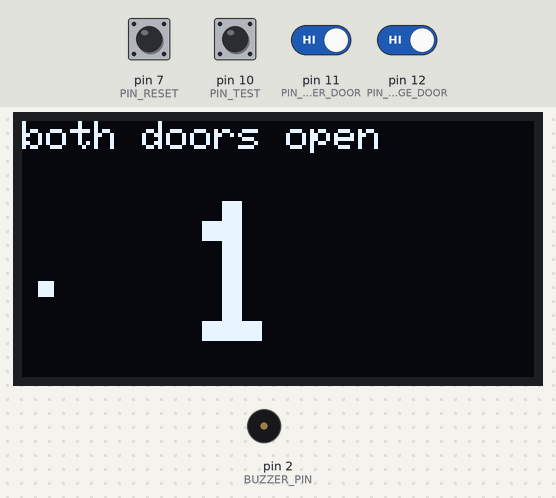
This program was run on a simulated Arduino Uno, built with avr-gcc and run on an emulated ATmega328P. Parts: 128×64 one-colour display, buzzer (waves = sounding). Inputs (shaded band) come from the test bench; at power-on: pin 7 (PIN_RESET), pin 10 (PIN_TEST), pin 11 (PIN_FREEZER_DOOR), pin 12 (PIN_FRIDGE_DOOR) HIGH. The display library's start-up logo is not drawn; EEPROM starts erased; what the program prints to the serial monitor is not drawn.

Above: at 3.5 s.
3.6 s: pin 11 (PIN_FREEZER_DOOR) driven LOW
At 4.5 s:
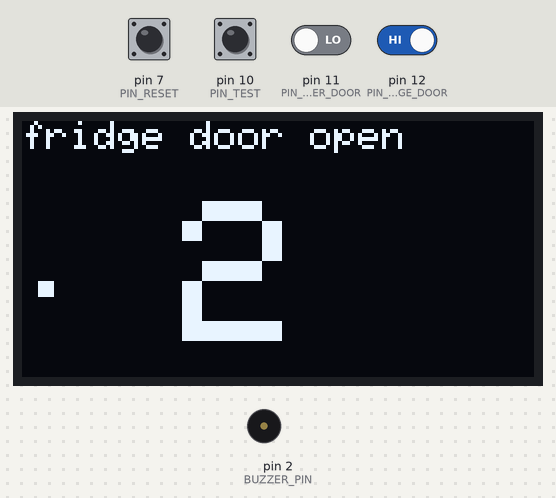
6.6 s: pin 12 (PIN_FRIDGE_DOOR) driven LOW
At 8.3 s:
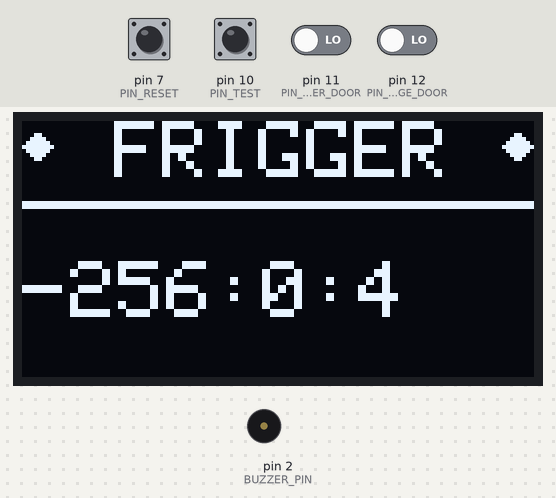
8.6 s: pin 11 (PIN_FREEZER_DOOR) driven HIGH
At 11.3 s:
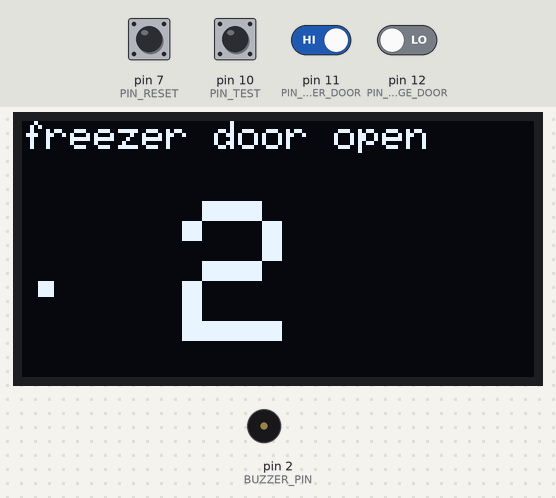
11.6 s: pin 7 (PIN_RESET) pulled LOW for 1 s
At 12.4 s:
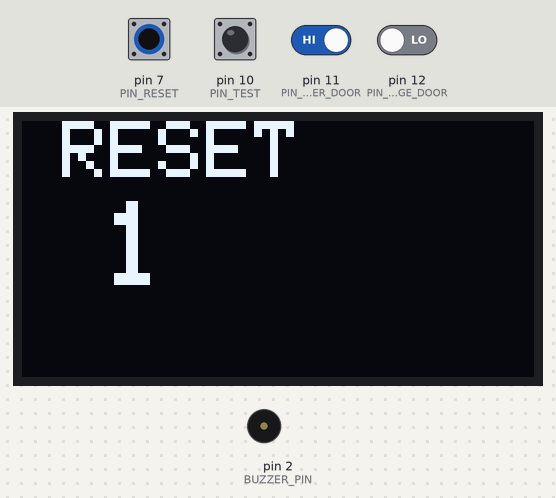
14.4 s: pin 10 (PIN_TEST) pulled LOW for 1 s
16.9 s: pin 12 (PIN_FRIDGE_DOOR) driven HIGH
At 25.2 s:
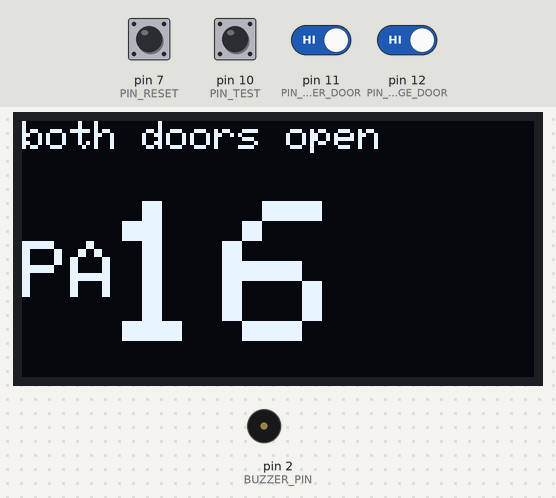
Timing chart, 0 to 26.9 s (numbered marks = the images above; inputs shaded):
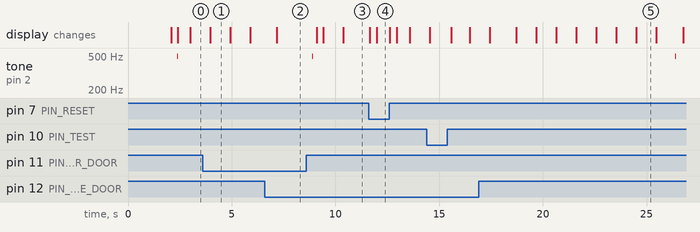

Measured:
- after the input at 3.6 s, the display: changes after 0.36 s (image 1)
- after the input at 6.6 s, the display: changes after 0.57 s (image 2)
- after the input at 8.6 s, tone on pin 2 (BUZZER_PIN): silent → 496 Hz after 0.29 s, → silent 0.04 s later; the display: first changes after 0.49 s (image 3 shows a later state)
- after the input at 11.6 s, the display: first differs from a run without the input after 0.38 s (image 4)
- after the input at 16.9 s, the display: first changes after 0.54 s (image 5 shows a later state)
- what the display in image 1 shows lasts 0.9 s, from 4.0 s to 4.9 s

The program:

main.cpp
```cpp
// (licence header left out)
#include <Arduino.h>
#include <arduino-timer.h>

#include "display.h"
#include "buzzer.h"
#include "controller.h"

Timer<10, millis> system_timer;

void setup() {
  Serial.begin(9600);
  Serial.println("starting...");
  fg_init_display();
  fg_init_buzzer();
  fg_init_controller();
  system_timer.every(500, fg_controller_callback);
  system_timer.every(321, fg_refresh_screen);
  system_timer.every(2000, fg_alarm_timer);
}

void loop() {
  system_timer.tick();
}
```

buzzer.h
```cpp
// (licence header left out)
#ifndef BUZZER_H
#define BUZZER_H

#include <Arduino.h>

#define BUZZER_PIN 2

void buzzer_1_beep()
{
  digitalWrite(BUZZER_PIN, HIGH);
  delay(30);
  digitalWrite(BUZZER_PIN, LOW);
  delay(30);
}

void buzzer_short_beep()
{
  digitalWrite(BUZZER_PIN, HIGH);
  delay(1);
  digitalWrite(BUZZER_PIN, LOW);
  delay(1);
}

void buzzer_short_beeps(int times)
{
  for (int i = 0; i < times; i++)
    buzzer_short_beep();
}

void buzzer_beep(int times)
{
  for (int i = 0; i < times; i++)
    buzzer_1_beep();
}

void fg_init_buzzer() {
    pinMode(BUZZER_PIN, OUTPUT);
    buzzer_beep(4);
}

#endif
```

controller.h
```cpp
// (licence header left out)
#ifndef CONTROLLER_H
#define CONTROLLER_H

#include <Arduino.h>
#include "rom.h"
#include "buzzer.h"

#define PIN_FRIDGE_DOOR 12
#define PIN_FREEZER_DOOR 11
#define PIN_TEST 10
#define PIN_RESET 7
#define RESET_TIME 10
#define ADDR_SECONDS 0
#define ADDR_MINUTES 1
#define ADDR_HOURS 2
#define ADDR_HOURS_MULTIPLIER 3
// Main alarm trigger
#define MAX_OPEN_TIME 90 // 45 seconds
// no sound period
#define QUIET_TIME 30 // 15 seconds
// quiet alarm trigger
#define QUIET_ALARM_TIME 60 // 30 seconds
// turn off main alarm
#define MAX_ALARM_TIME 140 // 70 seconds

bool fridge_door_open = false;
bool freezer_door_open = false;
bool is_in_testing = false;
bool is_in_reset = false;
bool reset_performed = false;
bool pre_alarm_active = false;
bool loud_alarm_active = false;
uint8_t reset_button_time = 0;
uint8_t total_open_hours = 0;
uint8_t total_open_minutes = 0;
uint8_t total_open_seconds = 0;
uint8_t total_open_hours_multiplier = 1;
uint16_t current_open_time = 0;

void fg_load_counters()
{
    total_open_hours = rom_read(ADDR_HOURS);
    total_open_minutes = rom_read(ADDR_MINUTES);
    total_open_seconds = rom_read(ADDR_SECONDS);
    total_open_hours_multiplier = rom_read(ADDR_HOURS_MULTIPLIER);
}

void fg_reset_counters()
{
    rom_store(ADDR_HOURS, 0);
    rom_store(ADDR_MINUTES, 0);
    rom_store(ADDR_SECONDS, 0);
    rom_store(ADDR_HOURS_MULTIPLIER, 0);
    total_open_hours_multiplier = 0;
    total_open_hours = 0;
    total_open_minutes = 0;
    total_open_seconds = 0;
}

void fg_init_controller() {
    pinMode(PIN_FRIDGE_DOOR, INPUT_PULLUP);
    pinMode(PIN_FREEZER_DOOR, INPUT_PULLUP);
    pinMode(PIN_TEST, INPUT_PULLUP);
    pinMode(PIN_RESET, INPUT_PULLUP);
    fg_load_counters();
}

uint16_t fg_get_open_hours()
{
    return total_open_hours + (256 * total_open_hours_multiplier);
}

/**
 * Invoked every 500ms
 */
bool fg_controller_callback(void *) {
    is_in_reset = digitalRead(PIN_RESET) == LOW;
    fridge_door_open = digitalRead(PIN_FRIDGE_DOOR) == HIGH;
    freezer_door_open = digitalRead(PIN_FREEZER_DOOR) == HIGH;
    is_in_testing = digitalRead(PIN_TEST) == LOW;
    if (is_in_reset) {
        reset_button_time++;
        if (reset_button_time > RESET_TIME) {
            fg_reset_counters();
            reset_performed = true;
            buzzer_beep(7);
        }
    } else {
        reset_button_time = 0;
        reset_performed = false;
    }

    if (!fridge_door_open && !freezer_door_open) {
        if (current_open_time > 0) {
            Serial.println("CLOSE");
            buzzer_short_beeps(3);
        }
        pre_alarm_active = false;
        loud_alarm_active = false;
        current_open_time = 0;
        return true;
    }

    if (current_open_time < 1) {
        buzzer_short_beeps(5);
        Serial.println("OPEN");
    }
    if (current_open_time > QUIET_TIME) {
        pre_alarm_active = true;
    }
    total_open_seconds++;
    current_open_time++;
    if (total_open_seconds > 120) {
        total_open_seconds = 0;
        total_open_minutes++;
    }
    if (total_open_minutes > 59) {
        total_open_hours++;
        total_open_minutes = 0;
    }
    rom_store(ADDR_HOURS, total_open_hours);
    rom_store(ADDR_MINUTES, total_open_minutes);
    rom_store(ADDR_SECONDS, total_open_seconds);

    if (current_open_time > MAX_OPEN_TIME && current_open_time < MAX_ALARM_TIME) {
        loud_alarm_active = true;
    }

    return true;
}

bool fg_alarm_timer(void*)
{
    if (loud_alarm_active) {
        buzzer_short_beeps(25);
        buzzer_beep(1);
    }
    if (pre_alarm_active) {
        buzzer_short_beeps(5);
    }
    return true;
}

#endif
```

display.h
```cpp
// (licence header left out)
#ifndef DISPLAY_H
#define DISPLAY_H

#include <SPI.h>
#include <Wire.h>
#include <Adafruit_GFX.h>
#include <Adafruit_SSD1306.h>
#include "flash.h"
#include "controller.h"
#include "buzzer.h"

#define SCREEN_WIDTH 128
#define SCREEN_HEIGHT 64
#define OLED_RESET_PIN 4
#define SCREEN_ADDRESS 0x3C

const char f_frigger[] PROGMEM = "FRIGGER";
const char f_fridge_door_open[] PROGMEM = "fridge door open";
const char f_freezer_door_open[] PROGMEM = "freezer door open";
const char f_both_door_open[] PROGMEM = "both doors open";
const char f_done[] PROGMEM = "DONE";
const unsigned char PROGMEM bmp_dot[] = {
    0b00011000,
    0b00111100,
    0b01111110,
    0b11111111,
    0b01111110,
    0b00111100,
    0b00011000
};

Adafruit_SSD1306 display(SCREEN_WIDTH, SCREEN_HEIGHT, &Wire, OLED_RESET_PIN);

void fg_init_display() {
  if(!display.begin(SSD1306_SWITCHCAPVCC, SCREEN_ADDRESS)) {
    Serial.println(F("SSD1306 allocation failed"));
    for(;;);
  }
  display.display();
  delay(2000);
  display.clearDisplay();
  display.drawPixel(10, 10, SSD1306_WHITE);
  display.display();
}

void print_home_screen()
{
  display.clearDisplay();
  display.setTextSize(2);
  display.setTextColor(SSD1306_WHITE);
  display.setCursor(23, 0);
  display.setTextColor(SSD1306_WHITE);
  display.println(flash_get(f_frigger));
  display.drawLine(0, 20, 128, 20, SSD1306_WHITE);
  display.drawLine(0, 21, 128, 21, SSD1306_WHITE);
  display.drawBitmap(0, 3, bmp_dot, 8, 7, SSD1306_WHITE);
  display.drawBitmap(120, 3, bmp_dot, 8, 7, SSD1306_WHITE);
}

void print_to_screen(int x, int y, char *text)
{
  display.setTextSize(1);
  display.setTextColor(SSD1306_WHITE);
  display.setCursor(x, y);
  display.print(text);
}

void print_to_screen_size(int x, int y, int size, char *text)
{
  display.setTextSize(size);
  display.setTextColor(SSD1306_WHITE);
  display.setCursor(x, y);
  display.print(text);
}

void print_reset_screen()
{
    char buf[30];
    if (reset_performed) {
        sprintf(buf, "%s", flash_get(f_done));
        print_to_screen_size(10, 0, 2, buf);
        return;
    }
    sprintf(buf, "%s", "RESET");
    print_to_screen_size(10, 0, 2, buf);
    sprintf(buf, "%d", reset_button_time);
    print_to_screen_size(20, 20, 3, buf);

}

bool fg_refresh_screen(void *) {
    display.clearDisplay();

    if (is_in_reset) {
        print_reset_screen();
        display.display();
        return true;
    }

    char buf[30];

    if (fridge_door_open || freezer_door_open) {
        if (is_in_testing)
            buzzer_1_beep();
        if (fridge_door_open && !freezer_door_open)
            sprintf(buf, flash_get(f_fridge_door_open));
        else if (freezer_door_open && !fridge_door_open)
            sprintf(buf, flash_get(f_freezer_door_open));
        else if (freezer_door_open && fridge_door_open)
            sprintf(buf, flash_get(f_both_door_open));
        print_to_screen(0, 0, buf);
        sprintf(buf, "%d", current_open_time / 2);
        int x = current_open_time / 2 > 9 ? 20 : 40;
        print_to_screen_size(x, 20, 5, buf);
        sprintf(buf, "%s", pre_alarm_active ? "PA" : ".");
        print_to_screen_size(0, 30, 2, buf);
        display.display();
        return true;
    }
    print_home_screen();
    sprintf(buf, "%d:%d:%d", fg_get_open_hours(), total_open_minutes, total_open_seconds / 2);
    print_to_screen_size(0, 35, 2, buf);
    display.display();
    return true;
}

#endif
```

flash.h
```cpp
// (licence header left out)
#ifndef FLASH_H
#define FLASH_H

#include <Arduino.h>
#define FLASH_OUTPUT_BUFFER_SIZE 30

char outputString[FLASH_OUTPUT_BUFFER_SIZE];

char* flash_get(const char* str)
{
  strcpy_P(outputString, (char*)str);
  return outputString;
}

#endif
```

rom.h
```cpp
// (licence header left out)
#ifndef ROM_H
#define ROM_H

#include <EEPROM.h>

void rom_store(uint8_t address, uint8_t value) {
  EEPROM.write(address, value);
}

uint8_t rom_read(uint8_t address) {
  return EEPROM.read(address);
}

#endif
```
